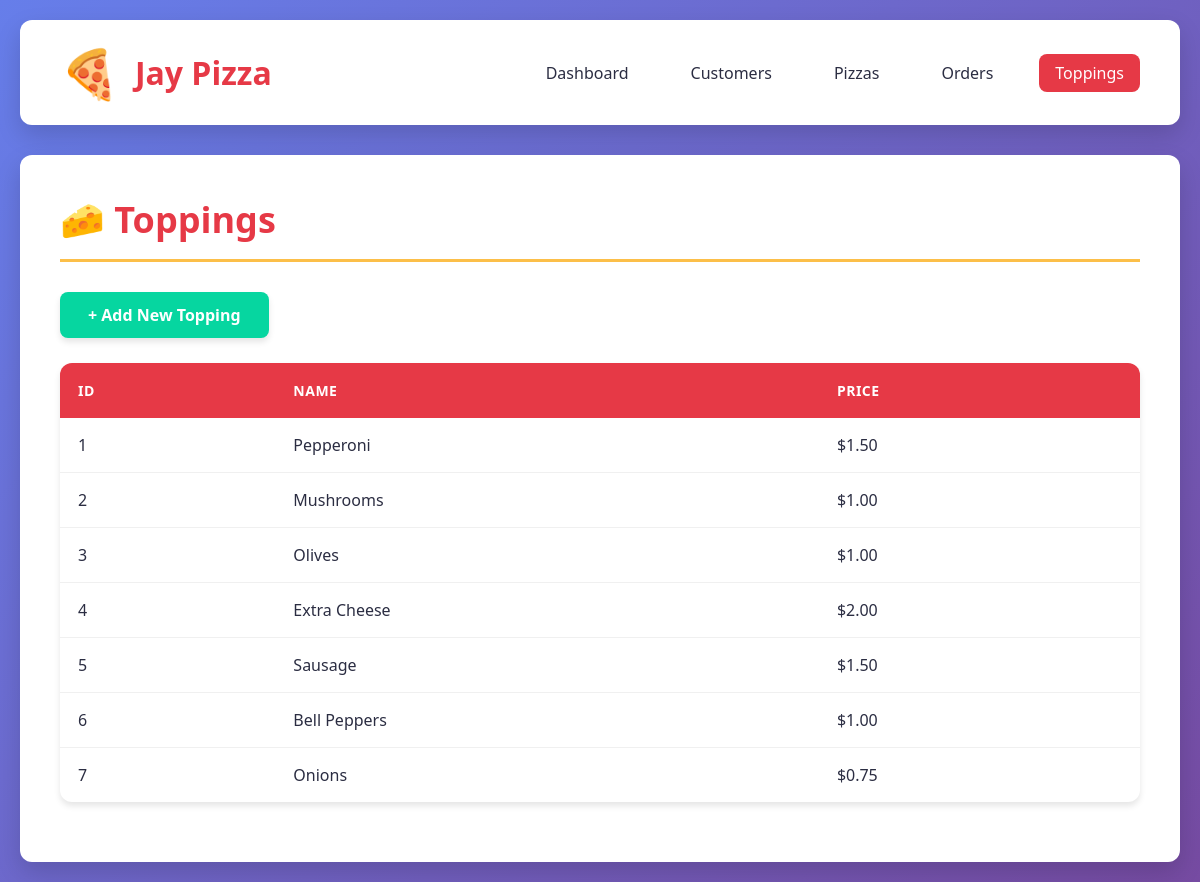
Page /toppings on the committed database.
### models.py (models this page shows, shortened)
class Topping(Base):
    __tablename__ = 'toppings'
    id = Column(Integer, primary_key=True)
    name = Column(String(50), nullable=False, unique=True)
    price = Column(Float, default=0.0)
    pizzas = relationship('Pizza', secondary=pizza_toppings, back_populates='toppings')

### app.py (the view)
@app.route('/toppings')
def toppings():
    session = get_session()
    try:
        all_toppings = session.query(Topping).all()
        return render_template('toppings.html', toppings=all_toppings)
    finally:
        session.close()

### database.py (called while the page is built)
def get_session():
    return SessionLocal()

### templates/toppings.html (shortened to what this page needs)
{% extends "base.html" %}
{% block content %}
<h2 class="page-title">🧀 Toppings</h2>
<div class="add-button">
    <a href="{{ url_for('add_topping') }}" class="btn btn-success">+ Add New Topping</a>
</div>
{% if toppings %}
<div class="table-wrapper">
<table>
    <thead>
        <tr>
            <th>ID</th>
            <th>Name</th>
            <th>Price</th>
        </tr>
    </thead>
    <tbody>
        {% for topping in toppings %}
        <tr>
            <td>{{ topping.id }}</td>
            <td>{{ topping.name }}</td>
            <td>${{ "%.2f"|format(topping.price) }}</td>
        </tr>
        {% endfor %}
    </tbody>
</table>
</div>
{% else %}
<p>No toppings available. <a href="{{ url_for('add_topping') }}" class="btn">Add your first topping</a></p>
{% endif %}
{% endblock %}

### static/style.css (style rules this page uses)
:root { --primary-color: #e63946; --secondary-color: #f77f00; --accent-color: #fcbf49; --dark-color: #2b2d42; --light-color: #edf2f4; --success-color: #06d6a0; --warning-color: #ffd60a; --border-radius: 12px; --shadow: 0 4px 6px rgba(0, 0, 0, 0.1); --shadow-lg: 0 10px 25px rgba(0, 0, 0, 0.15); }
* { margin: 0; padding: 0; box-sizing: border-box; }
body { font-family: 'Segoe UI', Tahoma, Geneva, Verdana, sans-serif; background: linear-gradient(135deg, #667eea 0%, #764ba2 100%); min-height: 100vh; color: var(--dark-color); }
.page-title { font-size: 36px; color: var(--primary-color); margin-bottom: 30px; padding-bottom: 15px; border-bottom: 3px solid var(--accent-color); }
table { width: 100%; border-collapse: collapse; margin: 20px 0; background: white; border-radius: var(--border-radius); overflow: hidden; box-shadow: var(--shadow); }
thead { background: var(--primary-color); color: white; }
th { padding: 18px; text-align: left; font-weight: 600; text-transform: uppercase; font-size: 14px; letter-spacing: 0.5px; }
td { padding: 16px 18px; border-bottom: 1px solid #f0f0f0; }
tbody tr { transition: background-color 0.3s ease; }
tbody tr:last-child td { border-bottom: none; }
.btn { display: inline-block; padding: 12px 28px; background: var(--primary-color); color: white; text-decoration: none; border-radius: 8px; font-weight: 600; border: none; cursor: pointer; transition: all 0.3s ease; box-shadow: var(--shadow); }
.btn-success { background: var(--success-color); }
.add-button { margin-bottom: 25px; }

### rows in the picture
Topping: id "1", name "Pepperoni", price "1.50"
Topping: id "2", name "Mushrooms", price "1.00"
Topping: id "3", name "Olives", price "1.00"
Topping: id "4", name "Extra Cheese", price "2.00"
Topping: id "5", name "Sausage", price "1.50"
Topping: id "6", name "Bell Peppers", price "1.00"
Topping: id "7", name "Onions", price "0.75"
